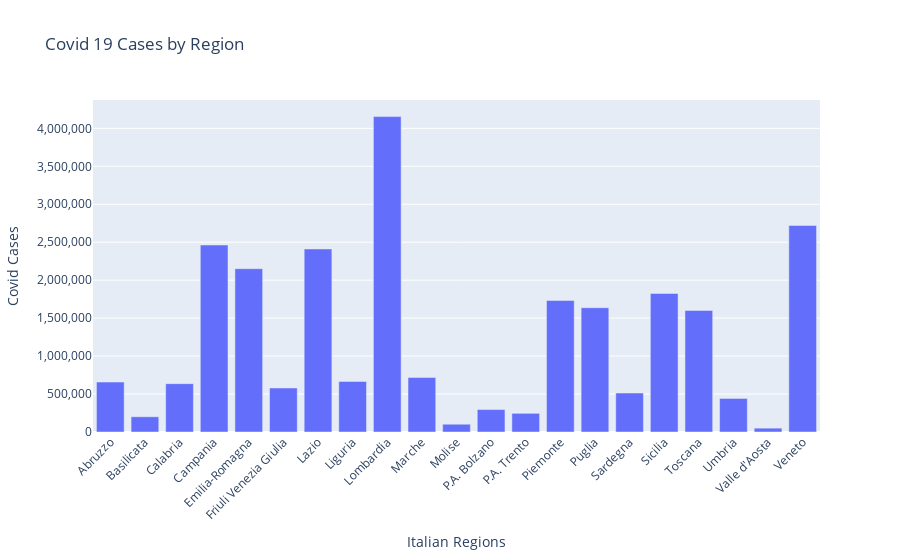

Write notebook code for a chart like this one.
### Code cell
# add data, set style, and figure size
fig = px.bar(df2, x='reg_name', y='total_cases', title='Covid 19 Cases by Region',
            # set labels names
            labels={'reg_name': 'Italian Regions', 'total_cases': 'Covid Cases'})
fig.update_layout(
    xaxis_tickangle=-45,
    yaxis_tickformat=',.0f',
    ) # set x-axis tick angle and y-axis tick format
fig.show()

### Figure 1 — Plotly figure (JSON) as saved in the notebook; plotly's stock layout.template omitted (floating-point values rounded to 4 significant figures)
{"data": [{"alignmentgroup": "True", "hovertemplate": "Italian Regions=%{x}<br>Covid Cases=%{y}<extra></extra>", "legendgroup": "", "marker": {"color": "#636efa", "pattern": {"shape": ""}}, "name": "", "offsetgroup": "", "orientation": "v", "showlegend": false, "textposition": "auto", "type": "bar", "x": ["Abruzzo", "Basilicata", "Calabria", "Campania", "Emilia-Romagna", "Friuli Venezia Giulia", "Lazio", "Liguria", "Lombardia", "Marche", "Molise", "P.A. Bolzano", "P.A. Trento", "Piemonte", "Puglia", "Sardegna", "Sicilia", "Toscana", "Umbria", "Valle d'Aosta", "Veneto"], "xaxis": "x", "y": [658123, 200484, 636799, 2463300, 2151288, 579908, 2410793, 666306, 4154840, 717365, 102553, 295992, 246064, 1732871, 1637105, 513631, 1825465, 1601530, 442756, 50802, 2721233], "yaxis": "y"}], "layout": {"barmode": "relative", "legend": {"tracegroupgap": 0}, "title": {"text": "Covid 19 Cases by Region"}, "xaxis": {"anchor": "y", "domain": [0, 1], "tickangle": -45, "title": {"text": "Italian Regions"}}, "yaxis": {"anchor": "x", "domain": [0, 1], "tickformat": ",.0f", "title": {"text": "Covid Cases"}}}}
